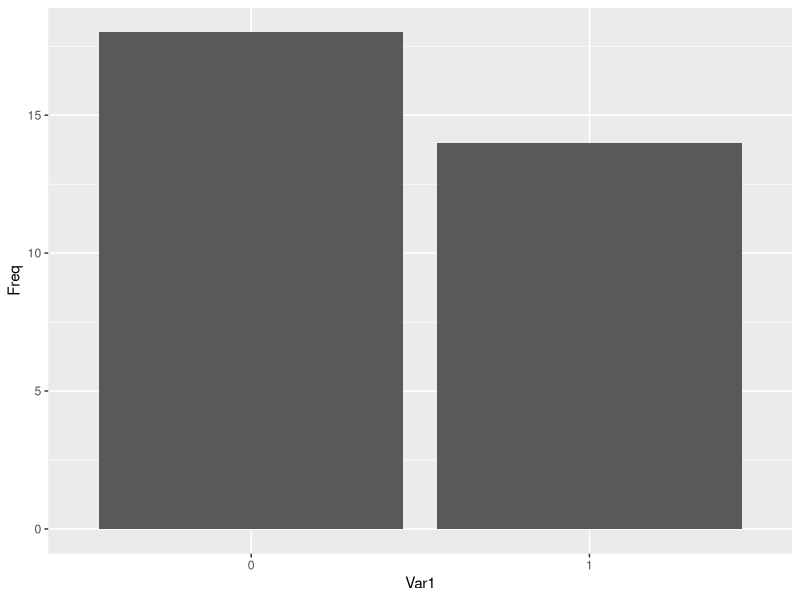
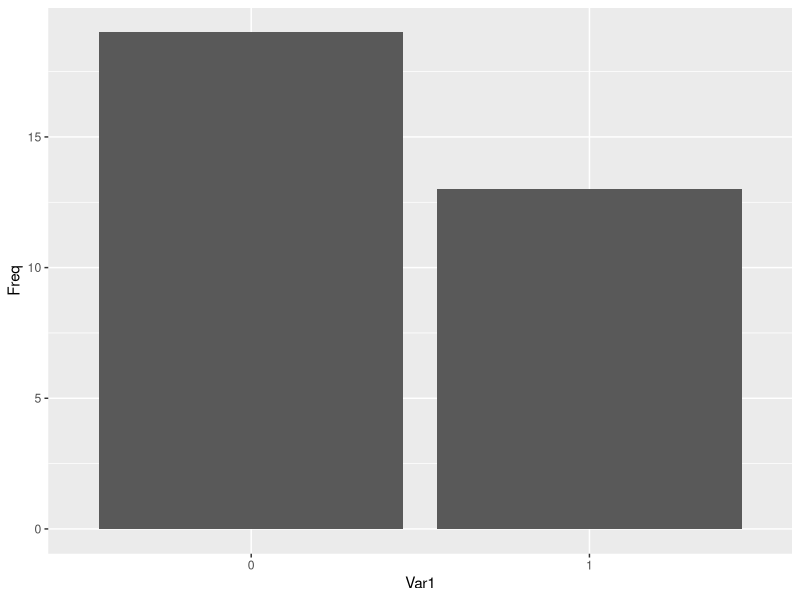
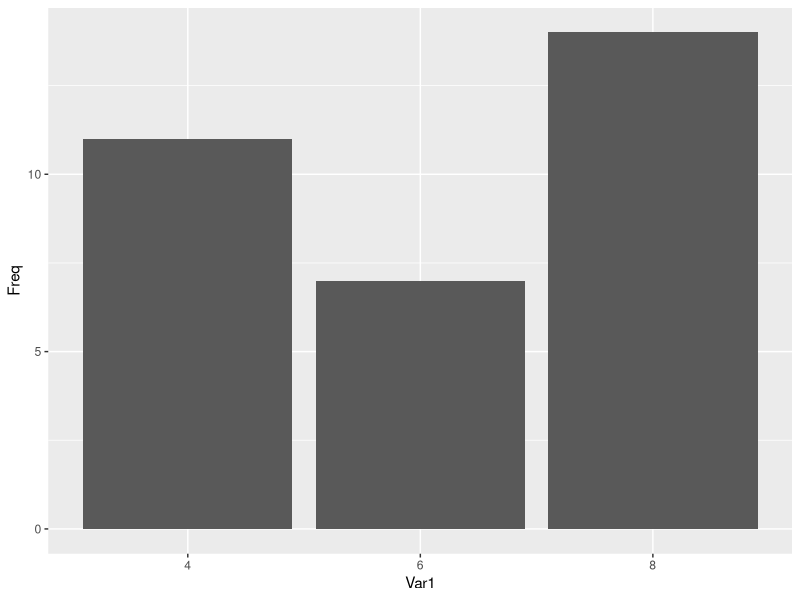
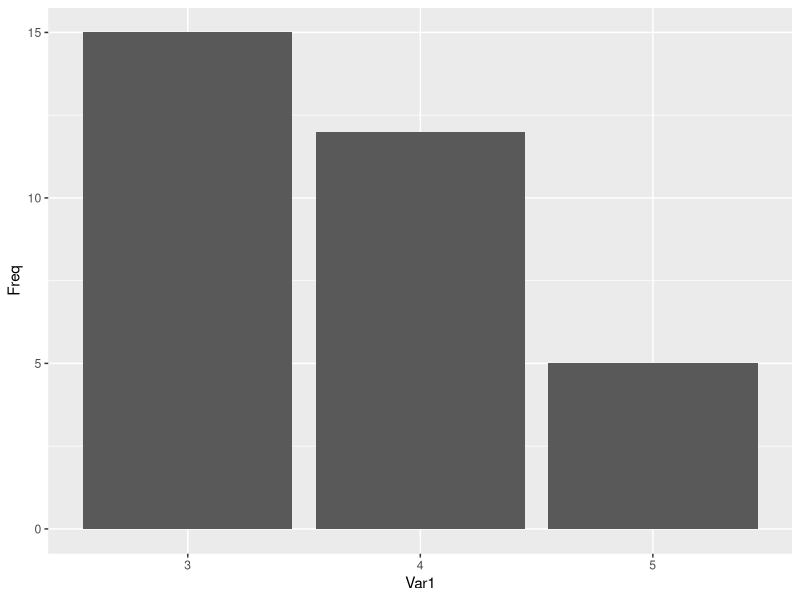
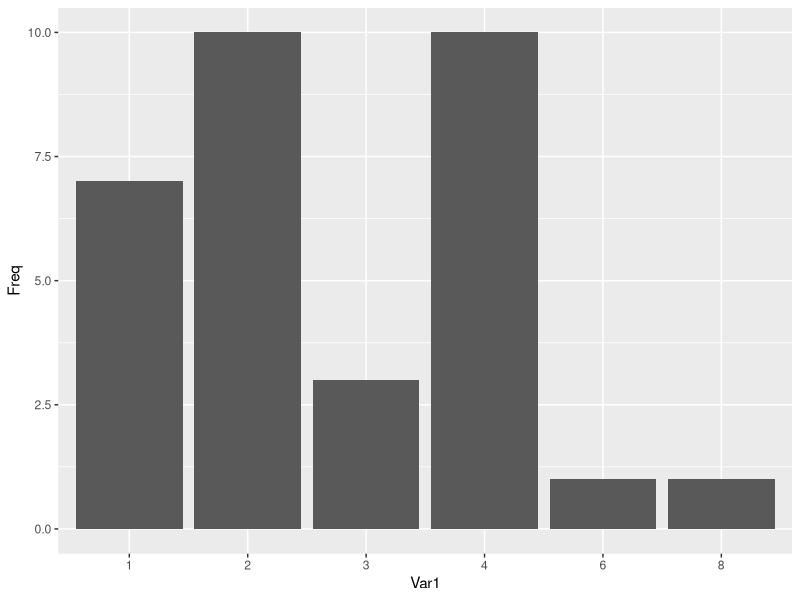
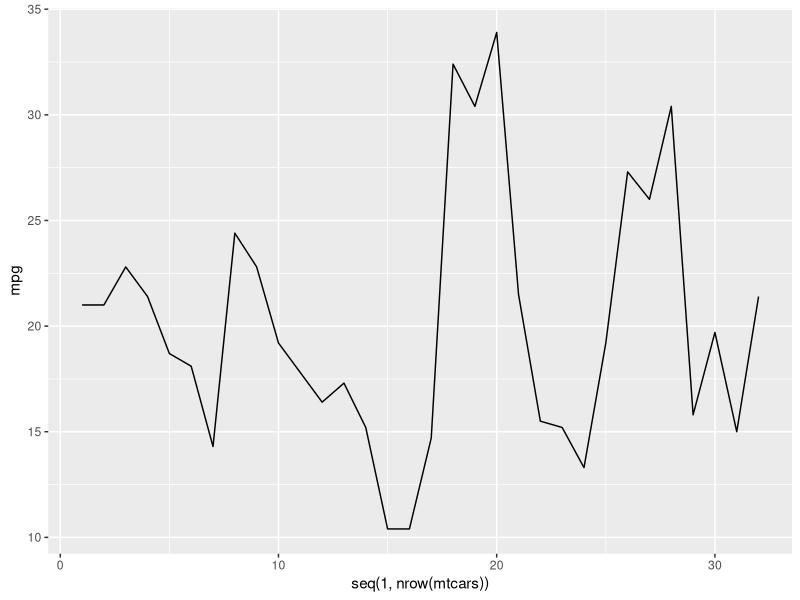
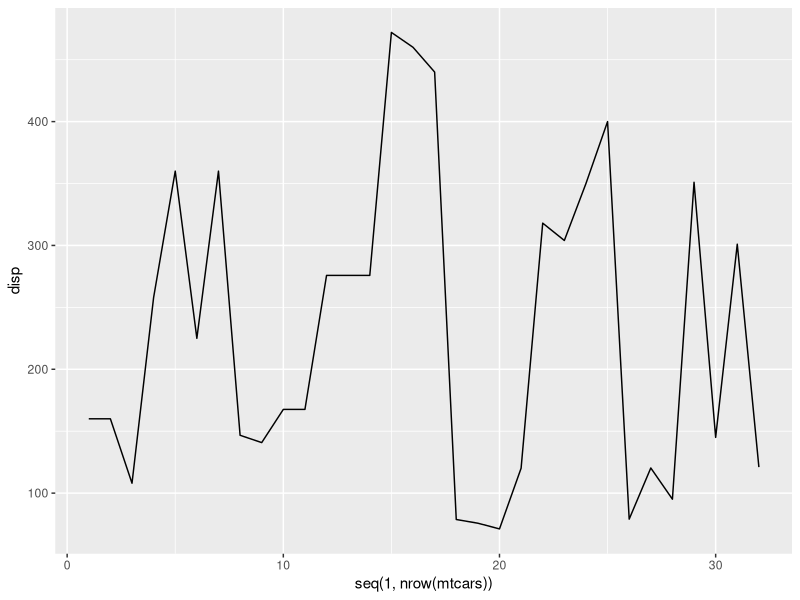
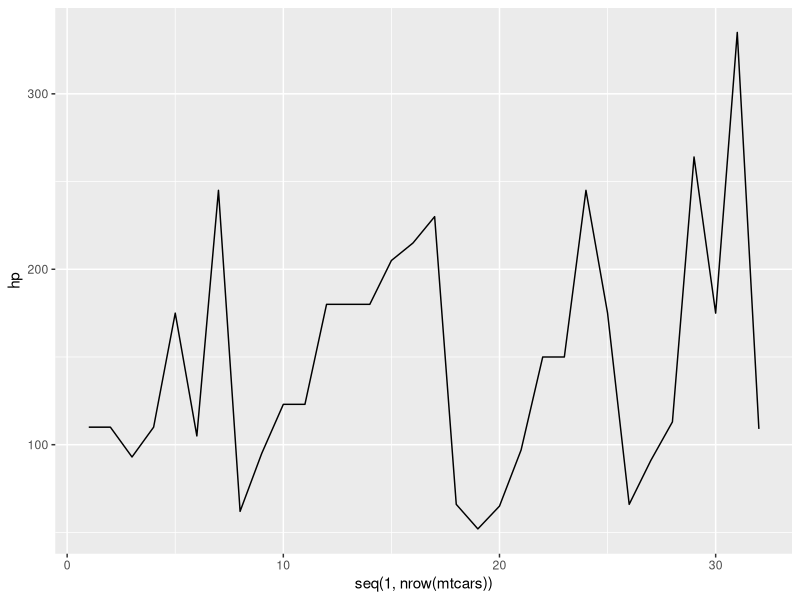

Write the R code that produced these figures, in order.
# Get the data
mtcars

# Get dimension of data
dim(mtcars)

# Get names of columns/features of the data
names(mtcars)

# Get attribute type
str(mtcars)

# First 10 instances
head(mtcars)

# Last 10 instances
tail(mtcars)

# Preprocess the data
mtcars$vs <- factor(mtcars$vs)
mtcars$am <- factor(mtcars$am)

mtcars$cyl <- factor(mtcars$cyl)
mtcars$gear <- factor(mtcars$gear)
mtcars$carb <- factor(mtcars$carb)

## Counting
table(mtcars$vs)
table(mtcars$am)
table(mtcars$cyl)
table(mtcars$gear)
table(mtcars$carb)

## Summary
summary(mtcars$mpg)
summary(mtcars$disp)
summary(mtcars$hp)
summary(mtcars$drat)
summary(mtcars$wt)
summary(mtcars$qsec)

## Graphics
library("ggplot2")

### Bar chart (Categorical)
ggplot(as.data.frame(table(mtcars$vs)), aes(x=Var1, y=Freq))+geom_bar(stat="identity")
ggplot(as.data.frame(table(mtcars$am)), aes(x=Var1, y=Freq))+geom_bar(stat="identity")
ggplot(as.data.frame(table(mtcars$cyl)), aes(x=Var1, y=Freq))+geom_bar(stat="identity")
ggplot(as.data.frame(table(mtcars$gear)), aes(x=Var1, y=Freq))+geom_bar(stat="identity")
ggplot(as.data.frame(table(mtcars$carb)), aes(x=Var1, y=Freq))+geom_bar(stat="identity")

### Line chart (Numerical)
ggplot(data=mtcars, aes(x=seq(1, nrow(mtcars)), y=mpg)) + geom_line(aes(group=1))
ggplot(data=mtcars, aes(x=seq(1, nrow(mtcars)), y=disp)) + geom_line(aes(group=1))
ggplot(data=mtcars, aes(x=seq(1, nrow(mtcars)), y=hp)) + geom_line(aes(group=1))
ggplot(data=mtcars, aes(x=seq(1, nrow(mtcars)), y=drat)) + geom_line(aes(group=1))
ggplot(data=mtcars, aes(x=seq(1, nrow(mtcars)), y=wt)) + geom_line(aes(group=1))
ggplot(data=mtcars, aes(x=seq(1, nrow(mtcars)), y=qsec)) + geom_line(aes(group=1))

### Histogram
ggplot(data=mtcars, aes(x=mpg)) + geom_histogram(binwidth=.5)
ggplot(data=mtcars, aes(x=disp)) + geom_histogram(binwidth=.5)
ggplot(data=mtcars, aes(x=hp)) + geom_histogram(binwidth=.5)
ggplot(data=mtcars, aes(x=drat)) + geom_histogram(binwidth=.5)
ggplot(data=mtcars, aes(x=wt)) + geom_histogram(binwidth=.5)
ggplot(data=mtcars, aes(x=qsec)) + geom_histogram(binwidth=.5)

### Boxplot
ggplot(mtcars, aes(x=factor(mtcars$vs), y=mpg)) + geom_boxplot()
ggplot(mtcars, aes(x=factor(mtcars$vs), y=disp)) + geom_boxplot()
ggplot(mtcars, aes(x=factor(mtcars$carb), y=hp)) + geom_boxplot()
ggplot(mtcars, aes(x=factor(mtcars$vs), y=drat)) + geom_boxplot()
ggplot(mtcars, aes(x=factor(mtcars$vs), y=wt)) + geom_boxplot()
ggplot(mtcars, aes(x=factor(mtcars$vs), y=qsec)) + geom_boxplot()

### Scatter plot
ggplot(mtcars, aes(x=mpg, y=disp)) + geom_point(shape=1)
ggplot(mtcars, aes(x=mpg, y=disp, color=factor(mtcars$vs))) + geom_point(shape=1)
